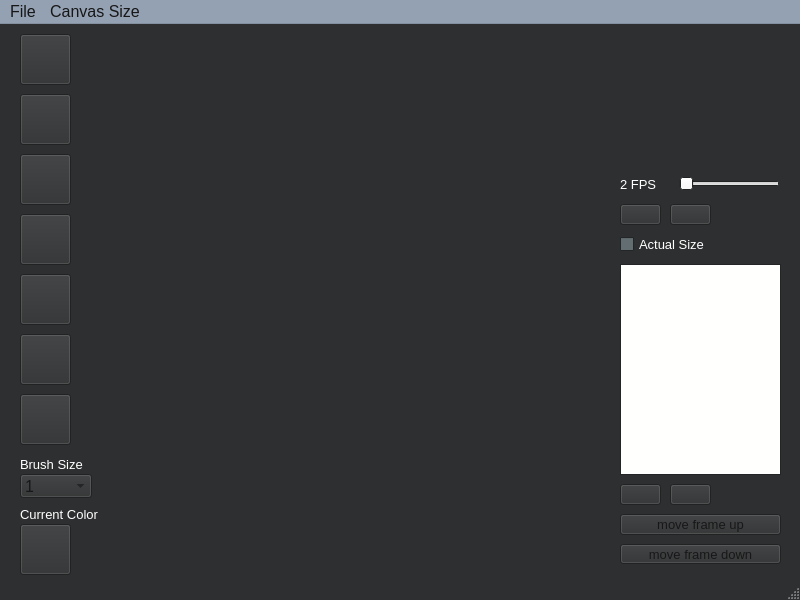
<?xml version="1.0" encoding="UTF-8"?>
<ui version="4.0">
 <class>MainWindow</class>
 <widget class="QMainWindow" name="MainWindow">
  <property name="geometry">
   <rect>
    <x>0</x>
    <y>0</y>
    <width>800</width>
    <height>600</height>
   </rect>
  </property>
  <property name="palette">
   <palette>
    <active>
     <colorrole role="WindowText">
      <brush brushstyle="SolidPattern">
       <color alpha="255">
        <red>255</red>
        <green>255</green>
        <blue>255</blue>
       </color>
      </brush>
     </colorrole>
     <colorrole role="Button">
      <brush brushstyle="SolidPattern">
       <color alpha="255">
        <red>46</red>
        <green>47</green>
        <blue>48</blue>
       </color>
      </brush>
     </colorrole>
     <colorrole role="Light">
      <brush brushstyle="SolidPattern">
       <color alpha="255">
        <red>69</red>
        <green>70</green>
        <blue>72</blue>
       </color>
      </brush>
     </colorrole>
     <colorrole role="Midlight">
      <brush brushstyle="SolidPattern">
       <color alpha="255">
        <red>57</red>
        <green>58</green>
        <blue>60</blue>
       </color>
      </brush>
     </colorrole>
     <colorrole role="Dark">
      <brush brushstyle="SolidPattern">
       <color alpha="255">
        <red>23</red>
        <green>23</green>
        <blue>24</blue>
       </color>
      </brush>
     </colorrole>
     <colorrole role="Mid">
      <brush brushstyle="SolidPattern">
       <color alpha="255">
        <red>31</red>
        <green>31</green>
        <blue>32</blue>
       </color>
      </brush>
     </colorrole>
     <colorrole role="Text">
      <brush brushstyle="SolidPattern">
       <color alpha="255">
        <red>255</red>
        <green>255</green>
        <blue>255</blue>
       </color>
      </brush>
     </colorrole>
     <colorrole role="BrightText">
      <brush brushstyle="SolidPattern">
       <color alpha="255">
        <red>255</red>
        <green>255</green>
        <blue>255</blue>
       </color>
      </brush>
     </colorrole>
     <colorrole role="ButtonText">
      <brush brushstyle="SolidPattern">
       <color alpha="255">
        <red>23</red>
        <green>23</green>
        <blue>24</blue>
       </color>
      </brush>
     </colorrole>
     <colorrole role="Base">
      <brush brushstyle="SolidPattern">
       <color alpha="255">
        <red>0</red>
        <green>0</green>
        <blue>0</blue>
       </color>
      </brush>
     </colorrole>
     <colorrole role="Window">
      <brush brushstyle="SolidPattern">
       <color alpha="255">
        <red>46</red>
        <green>47</green>
        <blue>48</blue>
       </color>
      </brush>
     </colorrole>
     <colorrole role="Shadow">
      <brush brushstyle="SolidPattern">
       <color alpha="255">
        <red>0</red>
        <green>0</green>
        <blue>0</blue>
       </color>
      </brush>
     </colorrole>
     <colorrole role="HighlightedText">
      <brush brushstyle="SolidPattern">
       <color alpha="255">
        <red>23</red>
        <green>23</green>
        <blue>24</blue>
       </color>
      </brush>
     </colorrole>
     <colorrole role="AlternateBase">
      <brush brushstyle="SolidPattern">
       <color alpha="255">
        <red>23</red>
        <green>23</green>
        <blue>24</blue>
       </color>
      </brush>
     </colorrole>
     <colorrole role="ToolTipBase">
      <brush brushstyle="SolidPattern">
       <color alpha="255">
        <red>255</red>
        <green>255</green>
        <blue>220</blue>
       </color>
      </brush>
     </colorrole>
     <colorrole role="ToolTipText">
      <brush brushstyle="SolidPattern">
       <color alpha="255">
        <red>23</red>
        <green>23</green>
        <blue>24</blue>
       </color>
      </brush>
     </colorrole>
     <colorrole role="PlaceholderText">
      <brush brushstyle="SolidPattern">
       <color alpha="127">
        <red>23</red>
        <green>23</green>
        <blue>24</blue>
       </color>
      </brush>
     </colorrole>
    </active>
    <inactive>
     <colorrole role="WindowText">
      <brush brushstyle="SolidPattern">
       <color alpha="255">
        <red>255</red>
        <green>255</green>
        <blue>255</blue>
       </color>
      </brush>
     </colorrole>
     <colorrole role="Button">
      <brush brushstyle="SolidPattern">
       <color alpha="255">
        <red>46</red>
        <green>47</green>
        <blue>48</blue>
       </color>
      </brush>
     </colorrole>
     <colorrole role="Light">
      <brush brushstyle="SolidPattern">
       <color alpha="255">
        <red>69</red>
        <green>70</green>
        <blue>72</blue>
       </color>
      </brush>
     </colorrole>
     <colorrole role="Midlight">
      <brush brushstyle="SolidPattern">
       <color alpha="255">
        <red>57</red>
        <green>58</green>
        <blue>60</blue>
       </color>
      </brush>
     </colorrole>
     <colorrole role="Dark">
      <brush brushstyle="SolidPattern">
       <color alpha="255">
        <red>23</red>
        <green>23</green>
        <blue>24</blue>
       </color>
      </brush>
     </colorrole>
     <colorrole role="Mid">
      <brush brushstyle="SolidPattern">
       <color alpha="255">
        <red>31</red>
        <green>31</green>
        <blue>32</blue>
       </color>
      </brush>
     </colorrole>
     <colorrole role="Text">
      <brush brushstyle="SolidPattern">
       <color alpha="255">
        <red>255</red>
        <green>255</green>
        <blue>255</blue>
       </color>
      </brush>
     </colorrole>
     <colorrole role="BrightText">
      <brush brushstyle="SolidPattern">
       <color alpha="255">
        <red>255</red>
        <green>255</green>
        <blue>255</blue>
       </color>
      </brush>
     </colorrole>
     <colorrole role="ButtonText">
      <brush brushstyle="SolidPattern">
       <color alpha="255">
        <red>23</red>
        <green>23</green>
        <blue>24</blue>
       </color>
      </brush>
     </colorrole>
     <colorrole role="Base">
      <brush brushstyle="SolidPattern">
       <color alpha="255">
        <red>0</red>
        <green>0</green>
        <blue>0</blue>
       </color>
      </brush>
     </colorrole>
     <colorrole role="Window">
      <brush brushstyle="SolidPattern">
       <color alpha="255">
        <red>46</red>
        <green>47</green>
        <blue>48</blue>
       </color>
      </brush>
     </colorrole>
     <colorrole role="Shadow">
      <brush brushstyle="SolidPattern">
       <color alpha="255">
        <red>0</red>
        <green>0</green>
        <blue>0</blue>
       </color>
      </brush>
     </colorrole>
     <colorrole role="HighlightedText">
      <brush brushstyle="SolidPattern">
       <color alpha="255">
        <red>23</red>
        <green>23</green>
        <blue>24</blue>
       </color>
      </brush>
     </colorrole>
     <colorrole role="AlternateBase">
      <brush brushstyle="SolidPattern">
       <color alpha="255">
        <red>23</red>
        <green>23</green>
        <blue>24</blue>
       </color>
      </brush>
     </colorrole>
     <colorrole role="ToolTipBase">
      <brush brushstyle="SolidPattern">
       <color alpha="255">
        <red>255</red>
        <green>255</green>
        <blue>220</blue>
       </color>
      </brush>
     </colorrole>
     <colorrole role="ToolTipText">
      <brush brushstyle="SolidPattern">
       <color alpha="255">
        <red>23</red>
        <green>23</green>
        <blue>24</blue>
       </color>
      </brush>
     </colorrole>
     <colorrole role="PlaceholderText">
      <brush brushstyle="SolidPattern">
       <color alpha="127">
        <red>23</red>
        <green>23</green>
        <blue>24</blue>
       </color>
      </brush>
     </colorrole>
    </inactive>
    <disabled>
     <colorrole role="WindowText">
      <brush brushstyle="SolidPattern">
       <color alpha="255">
        <red>23</red>
        <green>23</green>
        <blue>24</blue>
       </color>
      </brush>
     </colorrole>
     <colorrole role="Button">
      <brush brushstyle="SolidPattern">
       <color alpha="255">
        <red>46</red>
        <green>47</green>
        <blue>48</blue>
       </color>
      </brush>
     </colorrole>
     <colorrole role="Light">
      <brush brushstyle="SolidPattern">
       <color alpha="255">
        <red>69</red>
        <green>70</green>
        <blue>72</blue>
       </color>
      </brush>
     </colorrole>
     <colorrole role="Midlight">
      <brush brushstyle="SolidPattern">
       <color alpha="255">
        <red>57</red>
        <green>58</green>
        <blue>60</blue>
       </color>
      </brush>
     </colorrole>
     <colorrole role="Dark">
      <brush brushstyle="SolidPattern">
       <color alpha="255">
        <red>23</red>
        <green>23</green>
        <blue>24</blue>
       </color>
      </brush>
     </colorrole>
     <colorrole role="Mid">
      <brush brushstyle="SolidPattern">
       <color alpha="255">
        <red>31</red>
        <green>31</green>
        <blue>32</blue>
       </color>
      </brush>
     </colorrole>
     <colorrole role="Text">
      <brush brushstyle="SolidPattern">
       <color alpha="255">
        <red>23</red>
        <green>23</green>
        <blue>24</blue>
       </color>
      </brush>
     </colorrole>
     <colorrole role="BrightText">
      <brush brushstyle="SolidPattern">
       <color alpha="255">
        <red>255</red>
        <green>255</green>
        <blue>255</blue>
       </color>
      </brush>
     </colorrole>
     <colorrole role="ButtonText">
      <brush brushstyle="SolidPattern">
       <color alpha="255">
        <red>23</red>
        <green>23</green>
        <blue>24</blue>
       </color>
      </brush>
     </colorrole>
     <colorrole role="Base">
      <brush brushstyle="SolidPattern">
       <color alpha="255">
        <red>46</red>
        <green>47</green>
        <blue>48</blue>
       </color>
      </brush>
     </colorrole>
     <colorrole role="Window">
      <brush brushstyle="SolidPattern">
       <color alpha="255">
        <red>46</red>
        <green>47</green>
        <blue>48</blue>
       </color>
      </brush>
     </colorrole>
     <colorrole role="Shadow">
      <brush brushstyle="SolidPattern">
       <color alpha="255">
        <red>0</red>
        <green>0</green>
        <blue>0</blue>
       </color>
      </brush>
     </colorrole>
     <colorrole role="HighlightedText">
      <brush brushstyle="SolidPattern">
       <color alpha="255">
        <red>23</red>
        <green>23</green>
        <blue>24</blue>
       </color>
      </brush>
     </colorrole>
     <colorrole role="AlternateBase">
      <brush brushstyle="SolidPattern">
       <color alpha="255">
        <red>46</red>
        <green>47</green>
        <blue>48</blue>
       </color>
      </brush>
     </colorrole>
     <colorrole role="ToolTipBase">
      <brush brushstyle="SolidPattern">
       <color alpha="255">
        <red>255</red>
        <green>255</green>
        <blue>220</blue>
       </color>
      </brush>
     </colorrole>
     <colorrole role="ToolTipText">
      <brush brushstyle="SolidPattern">
       <color alpha="255">
        <red>23</red>
        <green>23</green>
        <blue>24</blue>
       </color>
      </brush>
     </colorrole>
     <colorrole role="PlaceholderText">
      <brush brushstyle="SolidPattern">
       <color alpha="127">
        <red>23</red>
        <green>23</green>
        <blue>24</blue>
       </color>
      </brush>
     </colorrole>
    </disabled>
   </palette>
  </property>
  <property name="font">
   <font>
    <kerning>true</kerning>
   </font>
  </property>
  <property name="windowTitle">
   <string>MainWindow</string>
  </property>
  <property name="autoFillBackground">
   <bool>true</bool>
  </property>
  <property name="toolButtonStyle">
   <enum>Qt::ToolButtonFollowStyle</enum>
  </property>
  <widget class="QWidget" name="centralwidget">
   <property name="palette">
    <palette>
     <active>
      <colorrole role="Base">
       <brush brushstyle="SolidPattern">
        <color alpha="255">
         <red>99</red>
         <green>110</green>
         <blue>114</blue>
        </color>
       </brush>
      </colorrole>
     </active>
     <inactive>
      <colorrole role="Base">
       <brush brushstyle="SolidPattern">
        <color alpha="255">
         <red>99</red>
         <green>110</green>
         <blue>114</blue>
        </color>
       </brush>
      </colorrole>
     </inactive>
     <disabled/>
    </palette>
   </property>
   <widget class="QPushButton" name="penButton">
    <property name="geometry">
     <rect>
      <x>20</x>
      <y>130</y>
      <width>51</width>
      <height>51</height>
     </rect>
    </property>
    <property name="font">
     <font>
      <kerning>true</kerning>
     </font>
    </property>
    <property name="text">
     <string/>
    </property>
    <property name="icon">
     <iconset resource="res.qrc">
      <normaloff>:/Icons/Icons/penIcon.png</normaloff>:/Icons/Icons/penIcon.png</iconset>
    </property>
    <property name="iconSize">
     <size>
      <width>24</width>
      <height>24</height>
     </size>
    </property>
    <property name="checkable">
     <bool>false</bool>
    </property>
   </widget>
   <widget class="QPushButton" name="eraserButton">
    <property name="geometry">
     <rect>
      <x>20</x>
      <y>190</y>
      <width>51</width>
      <height>51</height>
     </rect>
    </property>
    <property name="text">
     <string/>
    </property>
    <property name="icon">
     <iconset resource="res.qrc">
      <normaloff>:/Icons/Icons/eraserIcon.png</normaloff>:/Icons/Icons/eraserIcon.png</iconset>
    </property>
    <property name="iconSize">
     <size>
      <width>24</width>
      <height>24</height>
     </size>
    </property>
    <property name="checkable">
     <bool>false</bool>
    </property>
   </widget>
   <widget class="QPushButton" name="colorButton">
    <property name="geometry">
     <rect>
      <x>20</x>
      <y>250</y>
      <width>51</width>
      <height>51</height>
     </rect>
    </property>
    <property name="text">
     <string/>
    </property>
    <property name="icon">
     <iconset resource="res.qrc">
      <normaloff>:/Icons/Icons/colorIcon.png</normaloff>:/Icons/Icons/colorIcon.png</iconset>
    </property>
    <property name="iconSize">
     <size>
      <width>24</width>
      <height>24</height>
     </size>
    </property>
   </widget>
   <widget class="QPushButton" name="bucketButton">
    <property name="geometry">
     <rect>
      <x>20</x>
      <y>310</y>
      <width>51</width>
      <height>51</height>
     </rect>
    </property>
    <property name="text">
     <string/>
    </property>
    <property name="icon">
     <iconset resource="res.qrc">
      <normaloff>:/Icons/Icons/bucketIcon.png</normaloff>:/Icons/Icons/bucketIcon.png</iconset>
    </property>
    <property name="iconSize">
     <size>
      <width>24</width>
      <height>24</height>
     </size>
    </property>
   </widget>
   <widget class="QPushButton" name="eyedropButton">
    <property name="geometry">
     <rect>
      <x>20</x>
      <y>370</y>
      <width>51</width>
      <height>51</height>
     </rect>
    </property>
    <property name="text">
     <string/>
    </property>
    <property name="icon">
     <iconset resource="res.qrc">
      <normaloff>:/Icons/Icons/eyedropIcon.png</normaloff>:/Icons/Icons/eyedropIcon.png</iconset>
    </property>
    <property name="iconSize">
     <size>
      <width>24</width>
      <height>24</height>
     </size>
    </property>
   </widget>
   <widget class="QPushButton" name="undoButton">
    <property name="geometry">
     <rect>
      <x>20</x>
      <y>10</y>
      <width>51</width>
      <height>51</height>
     </rect>
    </property>
    <property name="focusPolicy">
     <enum>Qt::ClickFocus</enum>
    </property>
    <property name="autoFillBackground">
     <bool>false</bool>
    </property>
    <property name="text">
     <string/>
    </property>
    <property name="icon">
     <iconset resource="res.qrc">
      <normaloff>:/Icons/Icons/undoIcon.png</normaloff>:/Icons/Icons/undoIcon.png</iconset>
    </property>
    <property name="iconSize">
     <size>
      <width>24</width>
      <height>24</height>
     </size>
    </property>
    <property name="autoDefault">
     <bool>false</bool>
    </property>
    <property name="default">
     <bool>false</bool>
    </property>
    <property name="flat">
     <bool>false</bool>
    </property>
   </widget>
   <widget class="QPushButton" name="redoButton">
    <property name="geometry">
     <rect>
      <x>20</x>
      <y>70</y>
      <width>51</width>
      <height>51</height>
     </rect>
    </property>
    <property name="palette">
     <palette>
      <active>
       <colorrole role="Light">
        <brush brushstyle="SolidPattern">
         <color alpha="255">
          <red>99</red>
          <green>110</green>
          <blue>114</blue>
         </color>
        </brush>
       </colorrole>
      </active>
      <inactive>
       <colorrole role="Light">
        <brush brushstyle="SolidPattern">
         <color alpha="255">
          <red>99</red>
          <green>110</green>
          <blue>114</blue>
         </color>
        </brush>
       </colorrole>
      </inactive>
      <disabled>
       <colorrole role="Light">
        <brush brushstyle="SolidPattern">
         <color alpha="255">
          <red>99</red>
          <green>110</green>
          <blue>114</blue>
         </color>
        </brush>
       </colorrole>
      </disabled>
     </palette>
    </property>
    <property name="autoFillBackground">
     <bool>false</bool>
    </property>
    <property name="text">
     <string/>
    </property>
    <property name="icon">
     <iconset resource="res.qrc">
      <normaloff>:/Icons/Icons/redoIcon.png</normaloff>:/Icons/Icons/redoIcon.png</iconset>
    </property>
    <property name="iconSize">
     <size>
      <width>24</width>
      <height>24</height>
     </size>
    </property>
    <property name="autoDefault">
     <bool>false</bool>
    </property>
    <property name="default">
     <bool>false</bool>
    </property>
    <property name="flat">
     <bool>false</bool>
    </property>
   </widget>
   <widget class="QSlider" name="fpsSlider">
    <property name="geometry">
     <rect>
      <x>679</x>
      <y>150</y>
      <width>101</width>
      <height>20</height>
     </rect>
    </property>
    <property name="palette">
     <palette>
      <active>
       <colorrole role="Highlight">
        <brush brushstyle="SolidPattern">
         <color alpha="255">
          <red>0</red>
          <green>0</green>
          <blue>255</blue>
         </color>
        </brush>
       </colorrole>
      </active>
      <inactive>
       <colorrole role="Highlight">
        <brush brushstyle="SolidPattern">
         <color alpha="255">
          <red>0</red>
          <green>0</green>
          <blue>255</blue>
         </color>
        </brush>
       </colorrole>
      </inactive>
      <disabled>
       <colorrole role="Button">
        <brush brushstyle="SolidPattern">
         <color alpha="255">
          <red>148</red>
          <green>161</green>
          <blue>178</blue>
         </color>
        </brush>
       </colorrole>
       <colorrole role="Midlight">
        <brush brushstyle="SolidPattern">
         <color alpha="255">
          <red>148</red>
          <green>161</green>
          <blue>178</blue>
         </color>
        </brush>
       </colorrole>
       <colorrole role="LinkVisited">
        <brush brushstyle="SolidPattern">
         <color alpha="255">
          <red>148</red>
          <green>161</green>
          <blue>178</blue>
         </color>
        </brush>
       </colorrole>
       <colorrole role="ToolTipBase">
        <brush brushstyle="SolidPattern">
         <color alpha="255">
          <red>148</red>
          <green>161</green>
          <blue>178</blue>
         </color>
        </brush>
       </colorrole>
      </disabled>
     </palette>
    </property>
    <property name="orientation">
     <enum>Qt::Horizontal</enum>
    </property>
   </widget>
   <widget class="QPushButton" name="playButton">
    <property name="geometry">
     <rect>
      <x>620</x>
      <y>180</y>
      <width>41</width>
      <height>21</height>
     </rect>
    </property>
    <property name="text">
     <string/>
    </property>
    <property name="icon">
     <iconset resource="res.qrc">
      <normaloff>:/Icons/Icons/playIcon.png</normaloff>:/Icons/Icons/playIcon.png</iconset>
    </property>
    <property name="iconSize">
     <size>
      <width>24</width>
      <height>24</height>
     </size>
    </property>
   </widget>
   <widget class="QPushButton" name="pauseButton">
    <property name="geometry">
     <rect>
      <x>670</x>
      <y>180</y>
      <width>41</width>
      <height>21</height>
     </rect>
    </property>
    <property name="text">
     <string/>
    </property>
    <property name="icon">
     <iconset resource="res.qrc">
      <normaloff>:/Icons/Icons/pauseIcon.png</normaloff>:/Icons/Icons/pauseIcon.png</iconset>
    </property>
    <property name="iconSize">
     <size>
      <width>24</width>
      <height>24</height>
     </size>
    </property>
   </widget>
   <widget class="QLabel" name="fpsLabel">
    <property name="geometry">
     <rect>
      <x>620</x>
      <y>150</y>
      <width>51</width>
      <height>21</height>
     </rect>
    </property>
    <property name="font">
     <font>
      <family>Arial</family>
      <pointsize>10</pointsize>
      <bold>false</bold>
      <kerning>true</kerning>
     </font>
    </property>
    <property name="text">
     <string>2 FPS</string>
    </property>
   </widget>
   <widget class="QLabel" name="animationScreen">
    <property name="geometry">
     <rect>
      <x>620</x>
      <y>20</y>
      <width>161</width>
      <height>121</height>
     </rect>
    </property>
    <property name="text">
     <string/>
    </property>
   </widget>
   <widget class="QListWidget" name="frameListWidget">
    <property name="geometry">
     <rect>
      <x>620</x>
      <y>240</y>
      <width>161</width>
      <height>211</height>
     </rect>
    </property>
    <property name="palette">
     <palette>
      <active>
       <colorrole role="Text">
        <brush brushstyle="SolidPattern">
         <color alpha="255">
          <red>46</red>
          <green>47</green>
          <blue>48</blue>
         </color>
        </brush>
       </colorrole>
       <colorrole role="Base">
        <brush brushstyle="SolidPattern">
         <color alpha="255">
          <red>255</red>
          <green>255</green>
          <blue>254</blue>
         </color>
        </brush>
       </colorrole>
      </active>
      <inactive>
       <colorrole role="Text">
        <brush brushstyle="SolidPattern">
         <color alpha="255">
          <red>46</red>
          <green>47</green>
          <blue>48</blue>
         </color>
        </brush>
       </colorrole>
       <colorrole role="Base">
        <brush brushstyle="SolidPattern">
         <color alpha="255">
          <red>255</red>
          <green>255</green>
          <blue>254</blue>
         </color>
        </brush>
       </colorrole>
      </inactive>
      <disabled/>
     </palette>
    </property>
    <property name="autoFillBackground">
     <bool>false</bool>
    </property>
    <property name="showDropIndicator" stdset="0">
     <bool>false</bool>
    </property>
    <property name="dragEnabled">
     <bool>false</bool>
    </property>
    <property name="alternatingRowColors">
     <bool>false</bool>
    </property>
    <property name="viewMode">
     <enum>QListView::ListMode</enum>
    </property>
   </widget>
   <widget class="QPushButton" name="addFrameButton">
    <property name="geometry">
     <rect>
      <x>620</x>
      <y>460</y>
      <width>41</width>
      <height>21</height>
     </rect>
    </property>
    <property name="text">
     <string/>
    </property>
    <property name="icon">
     <iconset resource="res.qrc">
      <normaloff>:/Icons/Icons/addIcon.png</normaloff>:/Icons/Icons/addIcon.png</iconset>
    </property>
    <property name="iconSize">
     <size>
      <width>20</width>
      <height>20</height>
     </size>
    </property>
   </widget>
   <widget class="QPushButton" name="deleteFrameButton">
    <property name="geometry">
     <rect>
      <x>670</x>
      <y>460</y>
      <width>41</width>
      <height>21</height>
     </rect>
    </property>
    <property name="text">
     <string/>
    </property>
    <property name="icon">
     <iconset resource="res.qrc">
      <normaloff>:/Icons/Icons/deleteIcon.png</normaloff>:/Icons/Icons/deleteIcon.png</iconset>
    </property>
    <property name="iconSize">
     <size>
      <width>20</width>
      <height>20</height>
     </size>
    </property>
   </widget>
   <widget class="QPushButton" name="moveFrameUpButton">
    <property name="geometry">
     <rect>
      <x>620</x>
      <y>490</y>
      <width>161</width>
      <height>21</height>
     </rect>
    </property>
    <property name="font">
     <font>
      <family>Arial</family>
      <pointsize>10</pointsize>
      <kerning>true</kerning>
     </font>
    </property>
    <property name="text">
     <string>move frame up</string>
    </property>
   </widget>
   <widget class="QPushButton" name="moveFrameDownButton">
    <property name="geometry">
     <rect>
      <x>620</x>
      <y>520</y>
      <width>161</width>
      <height>20</height>
     </rect>
    </property>
    <property name="font">
     <font>
      <family>Arial</family>
      <pointsize>10</pointsize>
      <kerning>true</kerning>
     </font>
    </property>
    <property name="text">
     <string>move frame down</string>
    </property>
   </widget>
   <widget class="QCheckBox" name="actualSizeCheckBox">
    <property name="geometry">
     <rect>
      <x>620</x>
      <y>210</y>
      <width>161</width>
      <height>21</height>
     </rect>
    </property>
    <property name="font">
     <font>
      <family>Arial</family>
      <pointsize>10</pointsize>
      <kerning>true</kerning>
     </font>
    </property>
    <property name="text">
     <string>Actual Size</string>
    </property>
   </widget>
   <widget class="Canvas" name="canvas" native="true">
    <property name="geometry">
     <rect>
      <x>150</x>
      <y>50</y>
      <width>400</width>
      <height>400</height>
     </rect>
    </property>
   </widget>
   <widget class="QPushButton" name="selectedColorButton">
    <property name="geometry">
     <rect>
      <x>20</x>
      <y>500</y>
      <width>51</width>
      <height>51</height>
     </rect>
    </property>
    <property name="text">
     <string/>
    </property>
    <property name="iconSize">
     <size>
      <width>24</width>
      <height>24</height>
     </size>
    </property>
   </widget>
   <widget class="QComboBox" name="brushSizeBox">
    <property name="geometry">
     <rect>
      <x>20</x>
      <y>450</y>
      <width>72</width>
      <height>24</height>
     </rect>
    </property>
    <property name="palette">
     <palette>
      <active>
       <colorrole role="WindowText">
        <brush brushstyle="SolidPattern">
         <color alpha="255">
          <red>0</red>
          <green>0</green>
          <blue>0</blue>
         </color>
        </brush>
       </colorrole>
       <colorrole role="Text">
        <brush brushstyle="SolidPattern">
         <color alpha="255">
          <red>0</red>
          <green>0</green>
          <blue>0</blue>
         </color>
        </brush>
       </colorrole>
       <colorrole role="BrightText">
        <brush brushstyle="SolidPattern">
         <color alpha="255">
          <red>0</red>
          <green>0</green>
          <blue>0</blue>
         </color>
        </brush>
       </colorrole>
      </active>
      <inactive>
       <colorrole role="WindowText">
        <brush brushstyle="SolidPattern">
         <color alpha="255">
          <red>0</red>
          <green>0</green>
          <blue>0</blue>
         </color>
        </brush>
       </colorrole>
       <colorrole role="Text">
        <brush brushstyle="SolidPattern">
         <color alpha="255">
          <red>0</red>
          <green>0</green>
          <blue>0</blue>
         </color>
        </brush>
       </colorrole>
       <colorrole role="BrightText">
        <brush brushstyle="SolidPattern">
         <color alpha="255">
          <red>0</red>
          <green>0</green>
          <blue>0</blue>
         </color>
        </brush>
       </colorrole>
      </inactive>
      <disabled>
       <colorrole role="BrightText">
        <brush brushstyle="SolidPattern">
         <color alpha="255">
          <red>0</red>
          <green>0</green>
          <blue>0</blue>
         </color>
        </brush>
       </colorrole>
      </disabled>
     </palette>
    </property>
    <property name="font">
     <font>
      <family>Arial</family>
      <pointsize>12</pointsize>
      <kerning>true</kerning>
     </font>
    </property>
    <item>
     <property name="text">
      <string>1</string>
     </property>
    </item>
    <item>
     <property name="text">
      <string>2</string>
     </property>
    </item>
    <item>
     <property name="text">
      <string>3</string>
     </property>
    </item>
    <item>
     <property name="text">
      <string>4</string>
     </property>
    </item>
   </widget>
   <widget class="QLabel" name="brushSizeLabel">
    <property name="geometry">
     <rect>
      <x>20</x>
      <y>430</y>
      <width>71</width>
      <height>21</height>
     </rect>
    </property>
    <property name="font">
     <font>
      <family>Arial</family>
      <pointsize>10</pointsize>
      <bold>false</bold>
      <kerning>true</kerning>
     </font>
    </property>
    <property name="text">
     <string>Brush Size</string>
    </property>
   </widget>
   <widget class="QLabel" name="selectedColorLabel">
    <property name="geometry">
     <rect>
      <x>20</x>
      <y>480</y>
      <width>81</width>
      <height>21</height>
     </rect>
    </property>
    <property name="font">
     <font>
      <family>Arial</family>
      <pointsize>10</pointsize>
      <bold>false</bold>
      <kerning>true</kerning>
     </font>
    </property>
    <property name="text">
     <string>Current Color</string>
    </property>
   </widget>
  </widget>
  <widget class="QMenuBar" name="menubar">
   <property name="geometry">
    <rect>
     <x>0</x>
     <y>0</y>
     <width>800</width>
     <height>23</height>
    </rect>
   </property>
   <property name="baseSize">
    <size>
     <width>0</width>
     <height>0</height>
    </size>
   </property>
   <property name="palette">
    <palette>
     <active>
      <colorrole role="WindowText">
       <brush brushstyle="SolidPattern">
        <color alpha="255">
         <red>148</red>
         <green>161</green>
         <blue>178</blue>
        </color>
       </brush>
      </colorrole>
      <colorrole role="Text">
       <brush brushstyle="SolidPattern">
        <color alpha="255">
         <red>148</red>
         <green>161</green>
         <blue>178</blue>
        </color>
       </brush>
      </colorrole>
      <colorrole role="Window">
       <brush brushstyle="SolidPattern">
        <color alpha="255">
         <red>148</red>
         <green>161</green>
         <blue>178</blue>
        </color>
       </brush>
      </colorrole>
     </active>
     <inactive>
      <colorrole role="Window">
       <brush brushstyle="SolidPattern">
        <color alpha="255">
         <red>148</red>
         <green>161</green>
         <blue>178</blue>
        </color>
       </brush>
      </colorrole>
     </inactive>
     <disabled>
      <colorrole role="Base">
       <brush brushstyle="SolidPattern">
        <color alpha="255">
         <red>148</red>
         <green>161</green>
         <blue>178</blue>
        </color>
       </brush>
      </colorrole>
      <colorrole role="Window">
       <brush brushstyle="SolidPattern">
        <color alpha="255">
         <red>148</red>
         <green>161</green>
         <blue>178</blue>
        </color>
       </brush>
      </colorrole>
     </disabled>
    </palette>
   </property>
   <property name="font">
    <font>
     <family>Arial</family>
     <pointsize>12</pointsize>
     <underline>false</underline>
     <kerning>true</kerning>
    </font>
   </property>
   <widget class="QMenu" name="fileMenu">
    <property name="geometry">
     <rect>
      <x>277</x>
      <y>103</y>
      <width>155</width>
      <height>125</height>
     </rect>
    </property>
    <property name="sizePolicy">
     <sizepolicy hsizetype="Expanding" vsizetype="Expanding">
      <horstretch>0</horstretch>
      <verstretch>0</verstretch>
     </sizepolicy>
    </property>
    <property name="baseSize">
     <size>
      <width>60</width>
      <height>0</height>
     </size>
    </property>
    <property name="font">
     <font>
      <family>Arial</family>
      <pointsize>12</pointsize>
      <bold>false</bold>
      <underline>false</underline>
      <kerning>true</kerning>
     </font>
    </property>
    <property name="title">
     <string>File</string>
    </property>
    <addaction name="saveFileAction"/>
    <addaction name="newFileAction"/>
    <addaction name="openFileAction"/>
   </widget>
   <widget class="QMenu" name="canvasSizeMenu">
    <property name="font">
     <font>
      <family>Arial</family>
      <pointsize>12</pointsize>
      <underline>false</underline>
      <kerning>true</kerning>
     </font>
    </property>
    <property name="title">
     <string>Canvas Size</string>
    </property>
    <addaction name="resizeCanvasAction"/>
   </widget>
   <addaction name="fileMenu"/>
   <addaction name="canvasSizeMenu"/>
  </widget>
  <widget class="QStatusBar" name="statusbar">
   <property name="font">
    <font>
     <family>Arial</family>
     <pointsize>12</pointsize>
     <kerning>true</kerning>
    </font>
   </property>
  </widget>
  <action name="newFileAction">
   <property name="text">
    <string>New</string>
   </property>
   <property name="font">
    <font>
     <family>Arial</family>
     <pointsize>12</pointsize>
    </font>
   </property>
  </action>
  <action name="openFileAction">
   <property name="text">
    <string>Open</string>
   </property>
   <property name="font">
    <font>
     <family>Arial</family>
     <pointsize>12</pointsize>
    </font>
   </property>
  </action>
  <action name="saveFileAction">
   <property name="text">
    <string>Save</string>
   </property>
   <property name="font">
    <font>
     <family>Arial</family>
     <pointsize>12</pointsize>
    </font>
   </property>
  </action>
  <action name="resizeCanvasAction">
   <property name="text">
    <string>Resize</string>
   </property>
   <property name="font">
    <font>
     <family>Arial</family>
     <pointsize>12</pointsize>
    </font>
   </property>
  </action>
 </widget>
 <customwidgets>
  <customwidget>
   <class>Canvas</class>
   <extends>QWidget</extends>
   <header>canvas.h</header>
   <container>1</container>
  </customwidget>
 </customwidgets>
 <resources>
  <include location="res.qrc"/>
 </resources>
 <connections/>
</ui>
